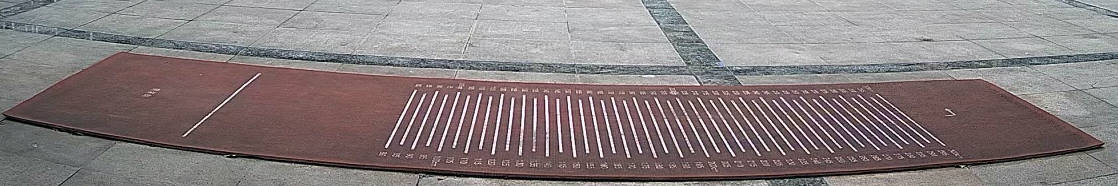
#> input picture sport_demo1/img/ruler.jpg, 1118 x 186 px, found by its file name
$ python medianBlur.py
#> lines starting #> are read from the running program, lines starting #| are printed output that depends on the picture; after the words box and inside, x2 and y2 are one past the last pixel; in counts of white or black regions, pixels touching at a corner belong together
import cv2
import numpy as np

# 读取图片
img = cv2.imread(r'D:\user\work\sport\sport_demo1\img\ruler.jpg', cv2.IMREAD_GRAYSCALE)  # 替换为您的图片路径
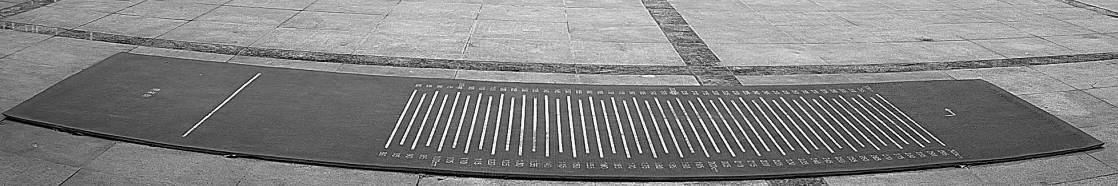
#> img: shape (186, 1118); min 0, max 255, mean 128.8
img0 = cv2.imread(r'D:\user\work\sport\sport_demo1\img\ruler.jpg')  # 替换为您的图片路径
#> img0 is the input picture: shape (186, 1118, 3); mean B, G, R 126.7, 125.8, 135.4
img01 = img0


ret, thresh_img = cv2.threshold(img, 200, 255, cv2.THRESH_BINARY_INV)
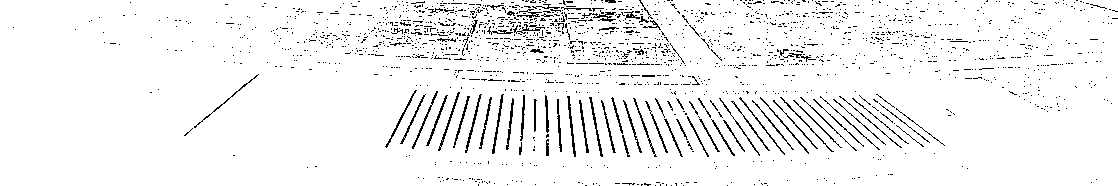
#> thresh_img: shape (186, 1118); 94.9% white; black in thin lines or dots
cv2.imshow('thresh_img', thresh_img)

# median_img = cv2.medianBlur(thresh_img,3)
median_img = cv2.GaussianBlur(thresh_img,(3,3),1)
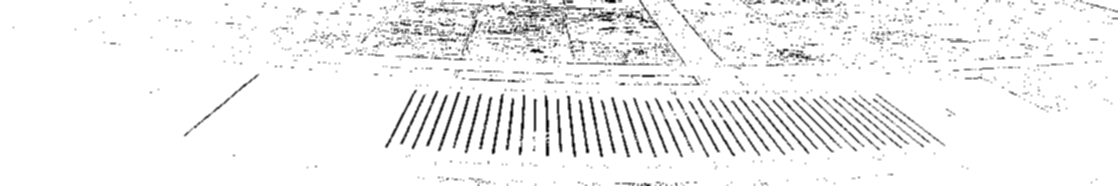
#> median_img: shape (186, 1118); min 0, max 255, mean 241.9
# median_img = cv2.boxFilter(thresh_img,-1,(3,3),normalize=False)

cv2.imshow('median', median_img)


# [13 lines of commented-out code are left out]

cv2.waitKey(0)
cv2.destroyAllWindows()

$ run again, with sport_demo1/img/break.jpg copied over sport_demo1/img/ruler.jpg
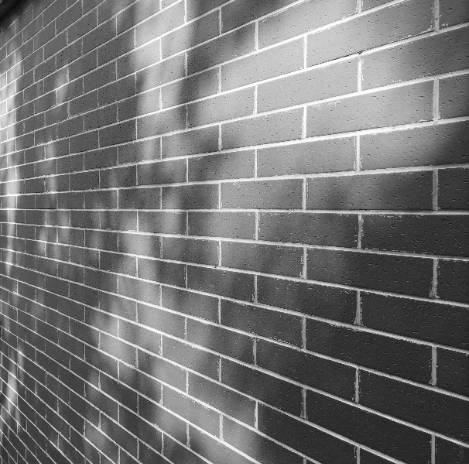
#> input picture sport_demo1/img/break.jpg, 469 x 464 px, found by its file name
#> img is the input picture: shape (464, 469); min 12, max 255, mean 116.2
#> `ret, thresh_img = cv2.threshold(img, 200, 255, cv2.THRESH_BINARY_INV)`:
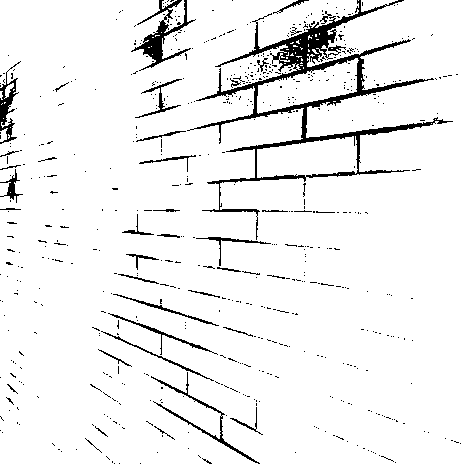
#> thresh_img: shape (464, 469); 94% white; 608 black regions (568 under 20 px), largest, box (x1, y1, x2, y2) and area: (187, 0, 453, 240) 6321, (131, 0, 196, 71) 1070, (151, 372, 260, 464) 569
#> `median_img = cv2.GaussianBlur(thresh_img,(3,3),1)`:
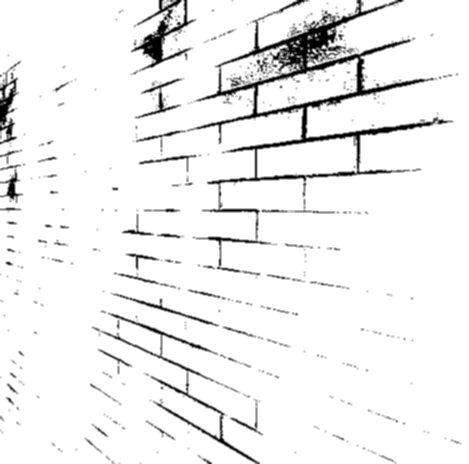
#> median_img: shape (464, 469); min 0, max 255, mean 239.8
